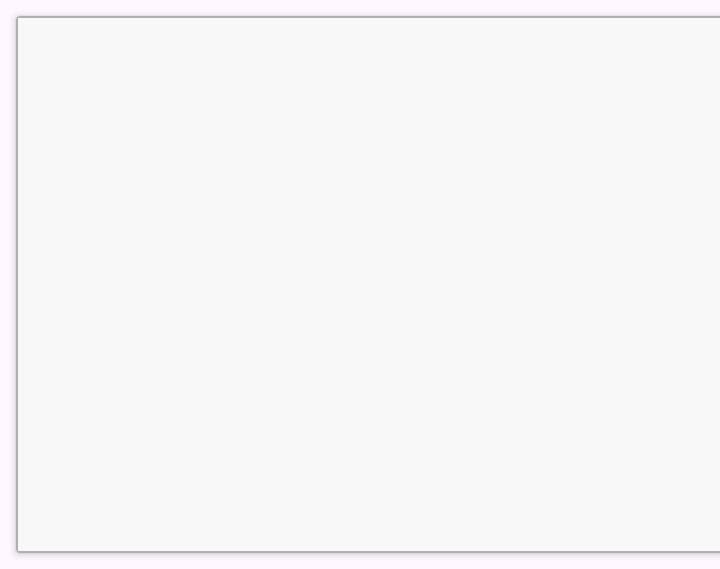
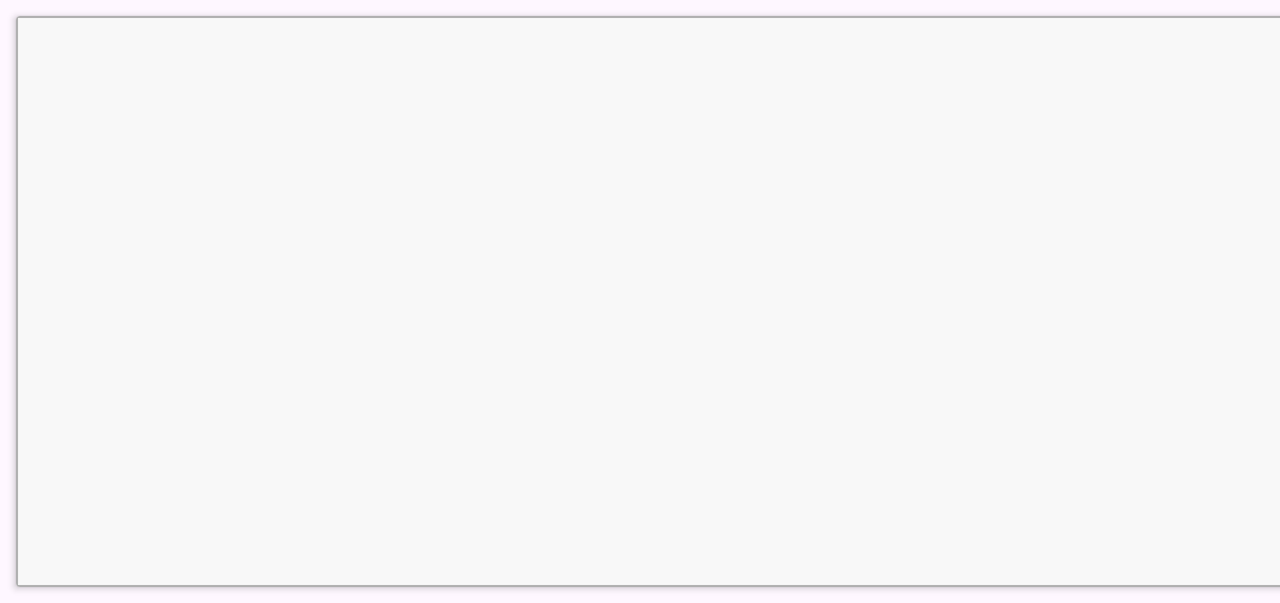

One screen, two layout resources from the same app: the default and the repository's alternative for another configuration. Each is rendered where Android would select it; the XML of both is given below.
<!-- AndroidManifest.xml: application theme Theme.ISSS_Salud -->
<!-- res/layout/activity_card_noticias.xml -->
<?xml version="1.0" encoding="utf-8"?>
<androidx.cardview.widget.CardView xmlns:android="http://schemas.android.com/apk/res/android"
    xmlns:app="http://schemas.android.com/apk/res-auto"
    xmlns:tools="http://schemas.android.com/tools"
    android:id="@+id/main"
    android:layout_width="373dp"
    android:layout_height="wrap_content"
    android:layout_margin="8dp"
    tools:context=".activity_card_noticias">


    <androidx.constraintlayout.widget.ConstraintLayout
        android:layout_width="match_parent"
        android:layout_height="wrap_content"
        android:background="@drawable/ic_card_background"
        android:padding="8dp">


        <ImageView
            android:id="@+id/ImagenCard"
            android:layout_width="0dp"
            android:layout_height="150dp"
            android:scaleType="centerCrop"
            app:layout_constraintEnd_toEndOf="parent"
            app:layout_constraintStart_toStartOf="parent"
            app:layout_constraintTop_toTopOf="parent" />

        <TextView
            android:id="@+id/TituloCard"
            android:layout_width="0dp"
            android:layout_height="wrap_content"
            android:layout_marginStart="7dp"
            android:layout_marginTop="15dp"
            android:layout_marginEnd="7dp"
            android:fontFamily="@font/raleway_black_italic"
            android:textAlignment="viewStart"
            android:textSize="20sp"
            app:layout_constraintEnd_toEndOf="parent"
            app:layout_constraintStart_toStartOf="parent"
            app:layout_constraintTop_toBottomOf="@id/ImagenCard" />

        <TextView
            android:id="@+id/DescripcionCard"
            android:layout_width="0dp"
            android:layout_height="wrap_content"
            android:layout_marginStart="7dp"
            android:layout_marginTop="13dp"
            android:layout_marginEnd="7dp"
            android:fontFamily="@font/raleway_bold_italic"
            android:justificationMode="inter_word"
            app:layout_constraintEnd_toEndOf="parent"
            app:layout_constraintStart_toStartOf="parent"
            app:layout_constraintTop_toBottomOf="@id/TituloCard" />

        <TextView
            android:id="@+id/FechaCard"
            android:layout_width="0dp"
            android:layout_height="wrap_content"
            android:layout_marginStart="7dp"
            android:layout_marginTop="15dp"
            android:layout_marginEnd="7dp"
            android:fontFamily="@font/raleway_italic"
            android:textSize="10sp"
            app:layout_constraintEnd_toEndOf="parent"
            app:layout_constraintStart_toStartOf="parent"
            app:layout_constraintTop_toBottomOf="@+id/DescripcionCard" />
    </androidx.constraintlayout.widget.ConstraintLayout>

</androidx.cardview.widget.CardView>
<!-- resources referenced by this layout -->
<resources>
  <!-- drawable ic_card_background (drawable) -->
  <?xml version="1.0" encoding="utf-8"?>
  <selector xmlns:android="http://schemas.android.com/apk/res/android">
      <item>
          <shape>
              <solid android:color="#F8F8F8"/>
              <stroke android:width="1dp"
                  android:color="#AFAFAF"/>
              <padding android:left="10dp"
                  android:top="10dp"
                  android:right="10dp"
                  android:bottom="10dp"/>
          </shape>
      </item>
  </selector>
  <style name="Theme.ISSS_Salud" parent="Base.Theme.ISSS_Salud" />
  <style name="Base.Theme.ISSS_Salud" parent="Theme.Material3.DayNight.NoActionBar">
          
          
      </style>
</resources>
<!-- res/layout-land/activity_card_noticias.xml (the repository's variant of the layout above) -->
<!-- drawn on the phone turned sideways -->
<?xml version="1.0" encoding="utf-8"?>
<androidx.cardview.widget.CardView xmlns:android="http://schemas.android.com/apk/res/android"
    xmlns:app="http://schemas.android.com/apk/res-auto"
    xmlns:tools="http://schemas.android.com/tools"
    android:id="@+id/main"
    android:layout_width="800dp"
    android:layout_height="wrap_content"
    android:layout_margin="8dp"
    tools:context=".activity_card_noticias">


    <androidx.constraintlayout.widget.ConstraintLayout
        style="@style/backgroundNews"
        android:layout_width="match_parent"
        android:layout_height="wrap_content"
        android:background="@drawable/ic_card_background"
        android:padding="8dp">


        <ImageView
            android:id="@+id/ImgViewNoticias"
            android:layout_width="wrap_content"
            android:layout_height="150dp"
            android:layout_marginStart="7dp"
            android:layout_marginTop="15dp"
            android:layout_marginEnd="7dp"
            android:scaleType="centerCrop"
            app:layout_constraintEnd_toEndOf="parent"
            app:layout_constraintStart_toStartOf="parent"
            app:layout_constraintTop_toBottomOf="@+id/txtViewTituloNoticias" />

        <TextView
            android:id="@+id/txtViewTituloNoticias"
            style="@style/TextColor2"
            android:layout_width="600dp"
            android:layout_height="wrap_content"
            android:layout_marginStart="7dp"
            android:layout_marginTop="15dp"
            android:layout_marginEnd="7dp"
            android:fontFamily="@font/raleway_black_italic"
            android:textAlignment="viewStart"
            android:textSize="20sp"
            app:layout_constraintEnd_toEndOf="parent"
            app:layout_constraintStart_toStartOf="parent"
            app:layout_constraintTop_toTopOf="parent" />

        <TextView
            android:id="@+id/txtViewDescripcionNoticias"
            style="@style/TextColor2"
            android:layout_width="750dp"
            android:layout_height="wrap_content"
            android:layout_marginStart="7dp"
            android:layout_marginTop="15dp"
            android:layout_marginEnd="7dp"
            android:fontFamily="@font/raleway_bold_italic"
            android:justificationMode="inter_word"
            app:layout_constraintEnd_toEndOf="parent"
            app:layout_constraintStart_toStartOf="parent"
            app:layout_constraintTop_toBottomOf="@+id/ImgViewNoticias" />

        <TextView
            android:id="@+id/txtViewFehaNoticias"
            android:layout_width="0dp"
            android:layout_height="wrap_content"
            android:layout_marginStart="7dp"
            android:layout_marginTop="15dp"
            android:layout_marginEnd="7dp"
            android:fontFamily="@font/raleway_italic"
            android:textColor="#D9D9D9"
            android:textSize="10sp"
            app:layout_constraintEnd_toEndOf="parent"
            app:layout_constraintStart_toStartOf="parent"
            app:layout_constraintTop_toBottomOf="@+id/txtViewDescripcionNoticias" />
    </androidx.constraintlayout.widget.ConstraintLayout>

</androidx.cardview.widget.CardView>
<!-- resources referenced by the variant -->
<!-- as the phone turned sideways resolves them -->
<resources>
  <!-- drawable ic_card_background (drawable) -->
  <?xml version="1.0" encoding="utf-8"?>
  <selector xmlns:android="http://schemas.android.com/apk/res/android">
      <item>
          <shape>
              <solid android:color="#F8F8F8"/>
              <stroke android:width="1dp"
                  android:color="#AFAFAF"/>
              <padding android:left="10dp"
                  android:top="10dp"
                  android:right="10dp"
                  android:bottom="10dp"/>
          </shape>
      </item>
  </selector>
  <style name="TextColor2">
          <item name="android:textColor">#ffffff</item>
      </style>
  <style name="backgroundNews">
          <item name="android:backgroundTint">#3E4453</item>
      </style>
  <style name="Theme.ISSS_Salud" parent="Base.Theme.ISSS_Salud" />
  <style name="Base.Theme.ISSS_Salud" parent="Theme.Material3.DayNight.NoActionBar">
          
          
      </style>
</resources>
